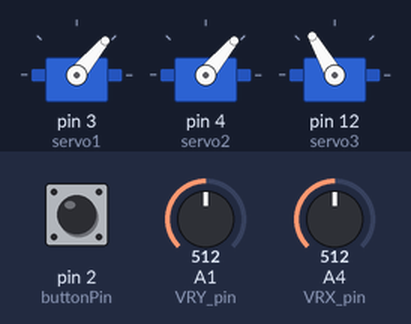
The sketch below on a simulated Arduino Uno, built with avr-gcc and run on an emulated ATmega328P. Shown: 3 × servo. Inputs (shaded band) come from the test bench; at power-on: A4 (VRX_pin) = 512, A1 (VRY_pin) = 512, pin 2 (buttonPin) LOW. What the sketch prints to the serial monitor is not drawn.

Above: at 1.2 s.
1.3 s: A4 (VRX_pin) set to 3
2.8 s: A4 (VRX_pin) set to 0
At 3.9 s:
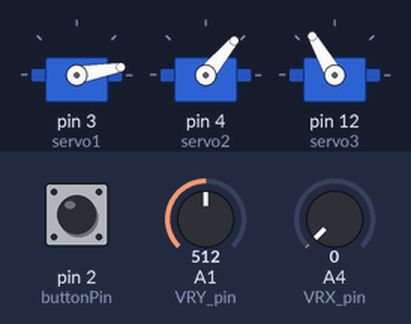
4.4 s: A1 (VRY_pin) set to 3
5.9 s: A1 (VRY_pin) set to 0
At 6.3 s:
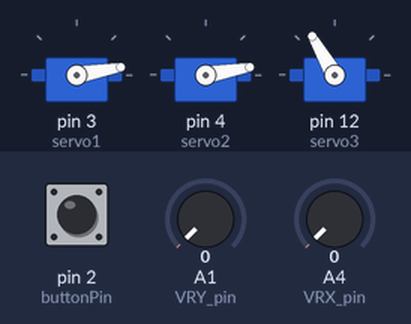
7.5 s: pin 2 (buttonPin) pulled HIGH for 0.15 s
At 7.57 s:
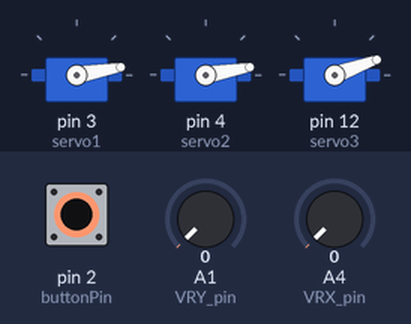
9.1 s: A4 (VRX_pin) set to 1006
10.6 s: A4 (VRX_pin) set to 1023
At 12.3 s:
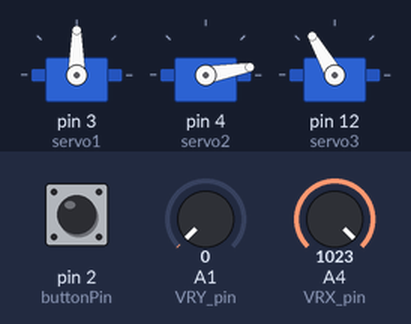
Timing chart, 0 to 13.4 s (numbered marks = the images above; inputs shaded):
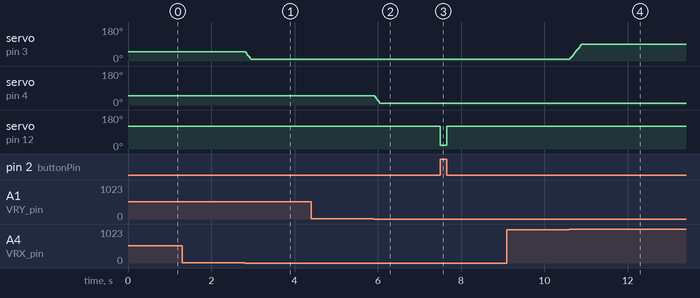

The sketch:

JoystickSketch.ino
```cpp
#include <Servo.h>

//define servos for first joystick
Servo servo1; //creates servo object inside servo to control a servo
Servo servo2; //creates a second servo object inside servo to control the second servo

//servo for second joystick
Servo servo3; //creates a third servo object inside the top servo to control the third servo

//define servo postions on joystick
int pos = 50; //the position is set to 50. Everything starts at 0 degrees
int pos1 = 50; //Starts at 50 degrees

//define servo positions on second joystick
int pos2 = 50; //Starts at 50 degrees
int pos3 = 50; //Starts at 50 degrees

//variable to read the value from the analog pins and buttonPin
int joyVal = 0; //value for the value of joystick is at 0
int joyVal2 = 0; //value for the value of joystick is at 0
int buttonState = 0; //value for button is at 0


//define joystick pins
//const int SW_pin = 2; // digital pin for switch connected to 2
const int VRY_pin = A1; // analog pin connected to Y output
const int VRX_pin = A4; //analog pin connected to X output
const int buttonPin = 2; // digital pin for buttonState

void setup() {
  //servo pins
  servo1.attach(3); //servo1 attached to digital pin 3
  servo2.attach(4); //servo2 attached to digital pin 4

  //servo pin on second joystick
  servo3.attach(12); //servo3 attached to digital pin 12


  //button pins
  pinMode(buttonPin, INPUT); //buttonPin's voltage is at INPUT

  Serial.begin(19200); //opens serial port, sets data rate to 19200 bps

}

void loop() {

  //first joystick functions

  int joyVal = map(analogRead(VRX_pin), 512, 1023, 0, 1); //remaps fromhigh toHigh, and fromLow toLow.  lower bound to the upper current/target range
  pos = constrain(pos + joyVal, 10, 90); //makes sure that the position position and value of the joystick is at 0 degrees. The lowest speed it starts at is 0, and the highest speed it can rotate to is 180
  servo1.write(pos); //sets the servo position according to the degree of pos
  Serial.println(pos); //prints the position of the servo into the serial monitor

  int joyVal2 = map(analogRead(VRY_pin), 512, 1023, 0, 1); //remaps fromhigh toHigh, and fromLow toLow.  lower bound to the upper current/target range
  pos1 = constrain(pos1 + joyVal2, 10, 90); //makes sure that the position position and value of the joystick is at 0 degrees. The lowest speed it starts at is 0, and the highest speed it can rotate to is 180
  servo2.write(pos1); //set the servo position according to the degree of pos


  buttonState = digitalRead(buttonPin); //the value of buttonState goes into the specified digital pin

  Serial.println(buttonState); //prints the buttonState's value into the serial monitor
  if (buttonState == 1) { //if Statement for buttonState's value
    servo3.write(20); //sets the servo's position according to the degree
  }

  else {
    servo3.write(120);  //sets the servo's position according to the degree
  }

}
```

Measured:
- the behaviour switches between 2 and 1 on A4 (VRX_pin) (found by bisection; images 0 and 1)
- the behaviour switches between 2 and 1 on A1 (VRY_pin) (found by bisection; images 1 and 2)
- the behaviour switches between 1022 and 1023 on A4 (VRX_pin) (found by bisection; images 3 and 4)
- after the input at 2.8 s, servo on pin 3 (servo1): 50° → 10° at once
- after the input at 5.9 s, servo on pin 4 (servo2): 50° → 10° at once
- after the input at 7.5 s, servo on pin 12 (servo3): 120° → 20° at once, → 120° 0.15 s later
- after the input at 10.6 s, servo on pin 3 (servo1): moves from 10° to 90° over 0.31 s, starting at once
